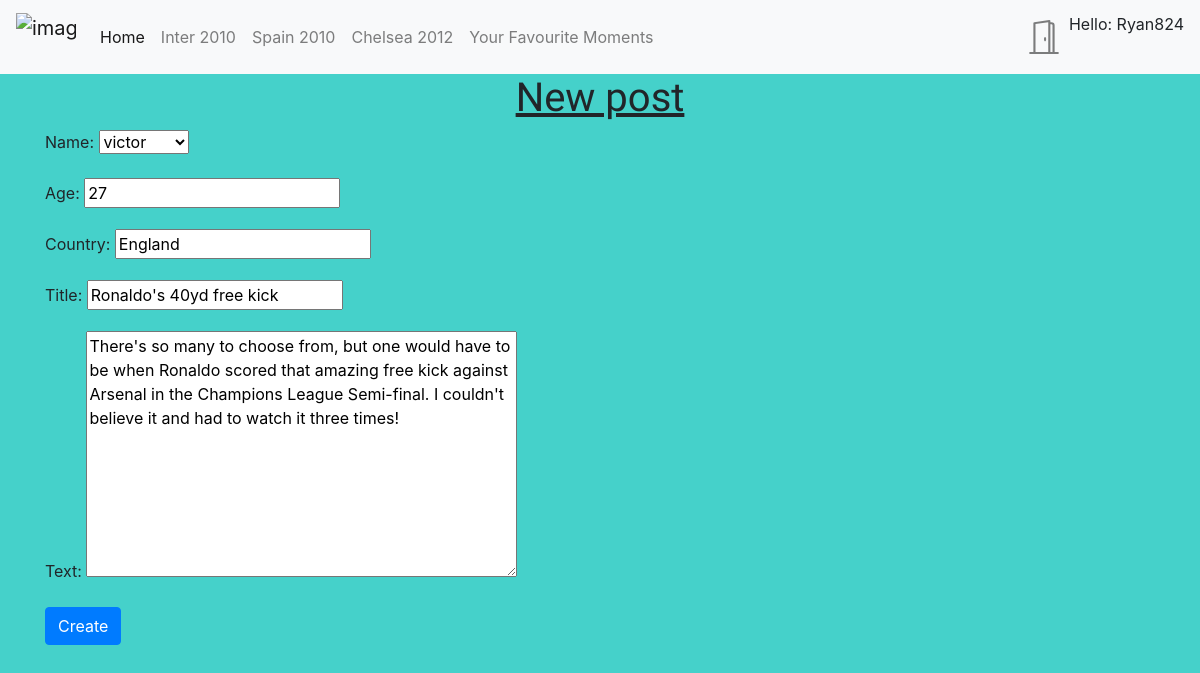
The app's page /thread/1/edit (signed in) with its own data.
### newapp/models.py (models this page shows, shortened)
class Thread(models.Model):
    name = models.ForeignKey('auth.User', on_delete=models.CASCADE)
    age = models.CharField(max_length = 150)
    country = models.CharField(max_length = 150)
    title = models.CharField(max_length = 150)
    text = models.TextField()
    created_date = models.DateTimeField(default = timezone.now)

### newapp/views.py (the view)
# urls.py: path('thread/<int:pk>/edit', views.ThreadUpdateView.as_view(), name='thread_edit'),
class ThreadUpdateView(LoginRequiredMixin, UpdateView):
    login_url = '/login/'
    redirect_url_name = 'newapp/thread_detail.html'
    form_class = ThreadForm
    model = Thread

### newapp/forms.py
class ThreadForm(forms.ModelForm):
    class Meta:
        model = Thread
        fields = ('name','age','country','title','text',)
        widgets = {
            'age': forms.TextInput(attrs={'class': 'textinputclass'}),
            'country': forms.TextInput(attrs={'class': 'textinputclass'}),
            'title': forms.TextInput(attrs={'class': 'textinputclass'}),
            'text': forms.Textarea(attrs={'class': 'textinputclass'}),
        }

### newapp/templates/newapp/thread_form.html (shortened to what this page needs)
{% extends 'newapp/base.html' %}
{% block body_block %}
    <h1>New post</h1>
    <div class="container">
        <form method="POST" action="{% url 'thread_new' %}">
            {{ form.as_p }}
            <button type="submit" class="btn btn-primary">Create</button>
        </form>
    </div>
{% endblock %}

### newapp/templates/newapp/base.html (shortened to what this page needs)
<!DOCTYPE html>
{% load static %}
<html lang="en">
<head>
    <link rel="stylesheet" href="https://cdn.jsdelivr.net/npm/bootstrap@4.6.0/dist/css/bootstrap.min.css">
    <link rel="stylesheet" href="{% static 'css/main.css' %}">
</head>
<body>
  <nav class="navbar navbar-expand-lg sticky_top navbar-light bg-light">
    <a class="navbar-brand" href="">
      <img src="https://i.pinimg.com/originals/51/5e/ed/515eed2e3701d135a33a0be5ac493941.jpg" alt="image not found" width='60' height="48">
    </a>
    <div class="collapse navbar-collapse" id="navbarNavAltMarkup">
      <div class="navbar-nav">
        <a class="nav-link active" href={% url 'home' %}>Home <span class="sr-only">(current)</span></a>
        <a class="nav-link" href={% url 'inter' %}>Inter 2010</a>
        <a class="nav-link" href={% url 'spain' %}>Spain 2010</a>
        <a class="nav-link" href={% url 'chelsea' %}>Chelsea 2012</a>
        <a class="nav-link" href={% url 'thread_list' %}>Your Favourite Moments</a>
      </div>
      <div class="navbar-nav ml-auto">
        {% if user.is_authenticated %}
        <a class="nav-link" href={% url 'logout' %}>
        <a>Hello: {{ user.username }}</a>
        {% endif %}
      </div>
    </div>
  </nav>
    {% block body_block %}
    {% endblock %}
</body>
</html>

### newapp/static/css/main.css (style rules this page uses)
body { background: #45D1CA; }
h1 { text-align: center; text-decoration: underline; font-family: 'Pattaya', sans-serif; }
img { display: block; margin-left: auto; margin-right: auto; }

### records on screen
Thread: name "victor", age "27", country "England", title "Ronaldo's 40yd free kick", text "There's so many to choose from, but one would have to be when Ronaldo scored that amazing free kick against Arsenal in the Champions League Semi-final. I couldn't believe it and had to watch it three times!"

### other values on screen
{{ user.username }} "Ryan824"
